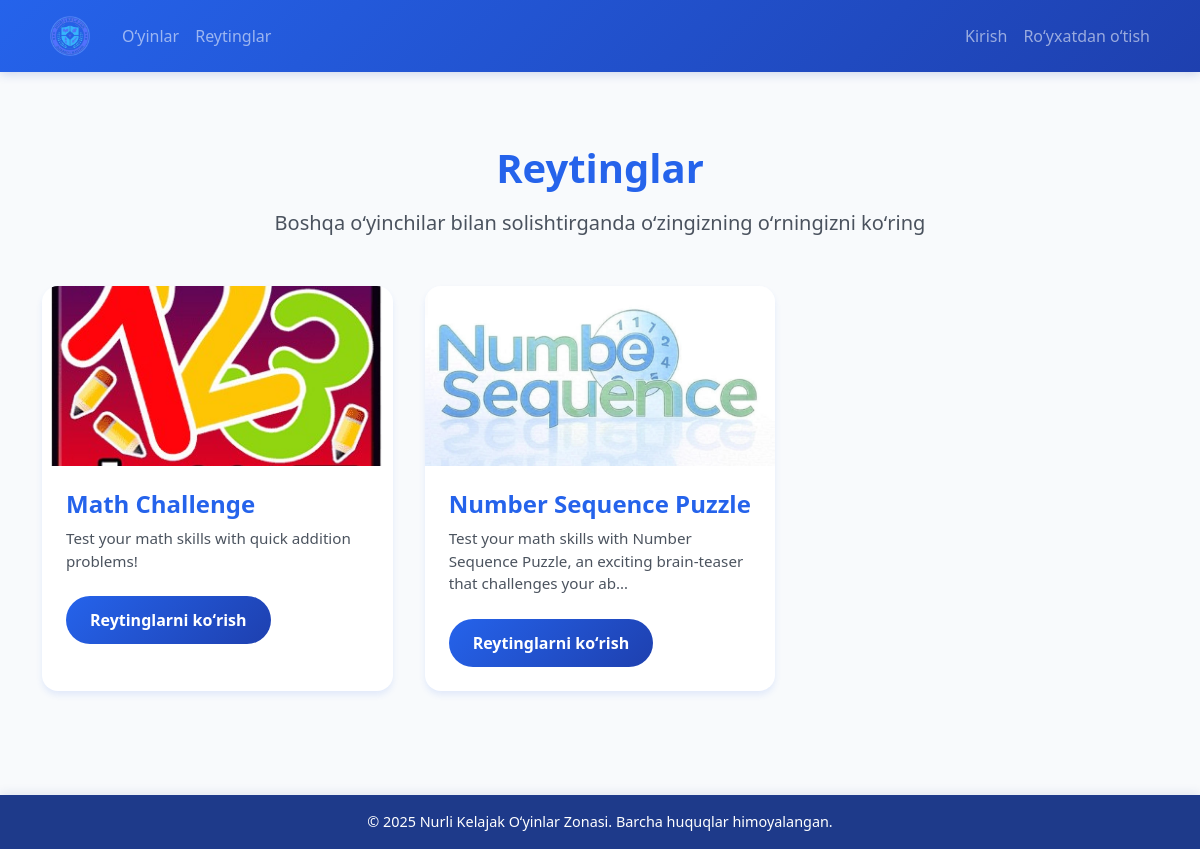
Page /leaderboard/ on the committed database.
### games/models.py (models this page shows, shortened)
class Game(models.Model):
    name = models.CharField(max_length=100)
    slug = models.SlugField(unique=True)
    description = models.TextField()
    image = models.ImageField(
        upload_to=game_image_upload_path,
        null=True,
        blank=True,
        help_text="Upload game cover image (optimal size: 800x600px)"
    )
    is_active = models.BooleanField(default=True)

### leaderboard/views.py (the view)
# urls.py: path('', views.leaderboards_home, name='leaderboards_home'),
def leaderboards_home(request):
    games = Game.objects.filter(is_active=True)
    return render(request, 'leaderboard/leaderboards_home.html', {
        'games': games  # Changed from 'leaderboards' to 'games' to match template
    })

### leaderboard/templates/leaderboard/leaderboards_home.html (shortened to what this page needs)
{% extends "base.html" %}
{% load static %}
{% block content %}
<div class="container leaderboards-container">
    <div class="leaderboards-header">
        <h1 class="leaderboards-title">Reytinglar</h1>
        <p class="leaderboards-subtitle">Boshqa oʻyinchilar bilan solishtirganda oʻzingizning oʻrningizni koʻring</p>
    </div>
    <div class="games-grid">
        {% for game in games %}
        <div class="game-card">
            {% if game.image %}
                <img src="{{ game.image.url }}" class="game-card-image" alt="{{ game.name }}">
            {% else %}
                <div class="game-card-image" style="background: var(--background-color); display: flex; align-items: center; justify-content: center;">
                    <i class="fas fa-trophy fa-3x" style="color: var(--primary-color);"></i>
                </div>
            {% endif %}
            <div class="game-card-body">
                <h3 class="game-card-title">{{ game.name }}</h3>
                <p class="game-card-description">{{ game.description|truncatechars:100 }}</p>
                <a href="{% url 'leaderboard:game_leaderboard' game_slug=game.slug %}" class="view-leaderboard-btn">
                    Reytinglarni koʻrish
                </a>
            </div>
        </div>
        {% empty %}
        <div class="col-12 text-center">
            <p>Hozircha mavjud oʻyinlar yoʻq. Tez orada yana tekshiring!</p>
        </div>
        {% endfor %}
    </div>
</div>
{% endblock %}

### static/css/styles.css (style rules this page uses)
:root { --primary-color: #2563EB; --secondary-color: #1E40AF; --accent-color: #FFFFFF; --background-color: #F8FAFC; --text-color: #1F2937; --correct-color: #10B981; --wrong-color: #EF4444; --glow-color: #BFDBFE; --time-added-color: #0EA5E9; --footer-color: #1E3A8A; --card-shadow: 0 4px 6px rgba(37, 99, 235, 0.1); --hover-shadow: 0 10px 15px rgba(37, 99, 235, 0.2); }
body { background-color: var(--background-color); color: var(--text-color); min-height: 100vh; display: flex; flex-direction: column; font-family: 'Segoe UI', Tahoma, Geneva, Verdana, sans-serif; }
.game-card { transition: transform 0.3s ease, box-shadow 0.3s ease; border: none; border-radius: 12px; overflow: hidden; background-color: var(--accent-color); box-shadow: var(--card-shadow); }
.game-card-title { color: var(--primary-color); margin-bottom: 0.75rem; font-weight: 600; }
.game-card-description { color: #4B5563; font-size: 0.95rem; line-height: 1.5; }

### leaderboard/templates/leaderboard/leaderboards_home.html (style rules this page uses)
.leaderboards-container { padding: 3rem 0; }
.leaderboards-header { text-align: center; margin-bottom: 3rem; }
.leaderboards-title { font-size: 2.5rem; font-weight: 700; color: var(--primary-color); margin-bottom: 1rem; }
.leaderboards-subtitle { font-size: 1.25rem; color: var(--text-color); opacity: 0.8; max-width: 700px; margin: 0 auto; }
.games-grid { display: grid; grid-template-columns: repeat(auto-fill, minmax(300px, 1fr)); gap: 2rem; margin-top: 2rem; }
.game-card { background: var(--accent-color); border-radius: 16px; overflow: hidden; box-shadow: var(--card-shadow); transition: all 0.3s ease; }
.game-card-image { height: 180px; width: 100%; object-fit: cover; }
.game-card-body { padding: 1.5rem; }
.game-card-title { font-size: 1.5rem; font-weight: 600; color: var(--primary-color); margin-bottom: 0.5rem; }
.game-card-description { color: var(--text-color); opacity: 0.8; margin-bottom: 1.5rem; }
.view-leaderboard-btn { display: inline-block; padding: 0.75rem 1.5rem; background: linear-gradient(135deg, var(--primary-color), var(--secondary-color)); color: var(--accent-color); border-radius: 50px; font-weight: 600; text-decoration: none; transition: all 0.3s ease; }

### rows in the picture
Game: image (picture), name "Math Challenge", description "Test your math skills with quick addition problems!"
Game: image (picture), name "Number Sequence Puzzle", description "Test your math skills with Number Sequence Puzzle, an exciting brain-teaser that challenges your ab…"
